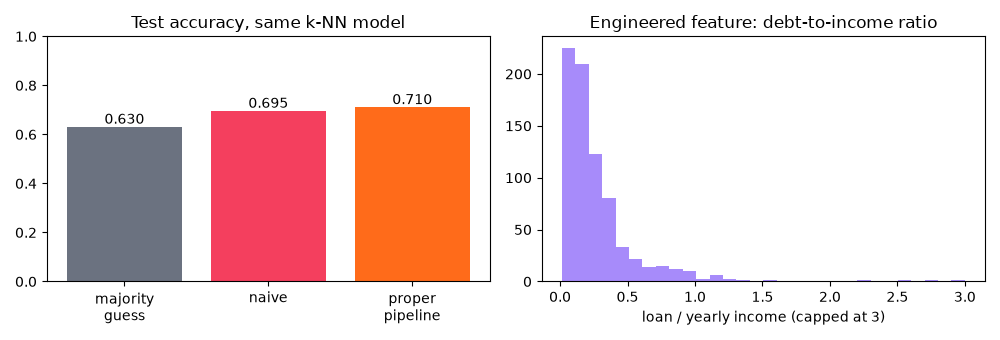

Here is the Python script that generated this plot:
"""
Session 13 · Real-life problem: preparing messy loan applications for a model
-----------------------------------------------------------------------------
PROBLEM
A microfinance team wants to predict whether an applicant will repay.
Their export is messy: income written as text ("85,000"), employment typed
in different ways ("Salaried", "salaried ", "SALARIED"), impossible ages,
missing values and a highly skewed loan amount. Your job:
  1. audit data quality and fix the obvious errors,
  2. engineer useful features (debt-to-income ratio, log of the loan amount),
  3. build ONE preprocessing pipeline (impute, scale, one-hot),
  4. show that proper preprocessing beats a naive approach on the SAME model,
  5. chart the effect.
The dataset is synthetic (seeded) so results are reproducible.
Run:  python session-13_problem_loan_preprocessing.py
"""
import matplotlib
matplotlib.use("Agg")
import matplotlib.pyplot as plt
import numpy as np
import pandas as pd
from sklearn.compose import ColumnTransformer
from sklearn.impute import SimpleImputer
from sklearn.model_selection import train_test_split
from sklearn.neighbors import KNeighborsClassifier
from sklearn.pipeline import Pipeline
from sklearn.preprocessing import OneHotEncoder, StandardScaler

rng = np.random.default_rng(31)
n = 800
age = rng.integers(21, 60, n)
income = rng.lognormal(11.2, 0.45, n)                                      # monthly income, Rs
employment = rng.choice(["Salaried", "Business", "Daily wage"], n, p=[0.5, 0.3, 0.2])
loan = rng.lognormal(12.0, 0.7, n)
dti = loan / (income * 12)
score = 1.6 - 6.0 * dti + 0.04 * (age - 35) + np.where(employment == "Salaried", 1.0, 0) - np.where(employment == "Daily wage", 1.2, 0)
repaid = (rng.random(n) < 1 / (1 + np.exp(-score))).astype(int)
raw = pd.DataFrame({
    "age": age.astype(float),
    "monthly_income": [f"{v:,.0f}" for v in income],                       # numbers stored as text!
    "employment": [e if rng.random() > 0.3 else rng.choice([e.lower() + " ", e.upper()]) for e in employment],
    "loan_amount": loan.round(-2),
    "repaid": repaid,
})
raw.loc[rng.choice(n, 6, replace=False), "age"] = rng.choice([0, 150, 999], 6)   # typos
raw.loc[rng.choice(n, 40, replace=False), "monthly_income"] = np.nan
raw.loc[rng.choice(n, 25, replace=False), "employment"] = np.nan

print("=== 1. data-quality audit ===")
print("dtypes:", raw.dtypes.astype(str).to_dict())
print("missing:", raw.isna().sum().to_dict())
print("employment spellings:", {str(k): v for k, v in raw["employment"].value_counts(dropna=False).items()})
print("impossible ages:", sorted(raw.loc[(raw["age"] < 18) | (raw["age"] > 100), "age"].unique().tolist()))
print(f"loan_amount skewness: {raw['loan_amount'].skew():.2f}")

df = raw.copy()
df["monthly_income"] = pd.to_numeric(df["monthly_income"].str.replace(",", ""), errors="coerce")
df["employment"] = df["employment"].str.strip().str.title()
df.loc[(df["age"] < 18) | (df["age"] > 100), "age"] = np.nan                  # treat typos as missing
df["dti"] = df["loan_amount"] / (df["monthly_income"] * 12)                     # debt-to-income ratio
df["log_loan"] = np.log(df["loan_amount"])
print("\n=== 2. after fixing and engineering ===")
print("employment now:", {str(k): v for k, v in df["employment"].value_counts(dropna=False).items()})
print(df[["age", "monthly_income", "loan_amount", "dti", "log_loan"]].describe().round(2).loc[["mean", "50%", "max"]])

X, y = df.drop(columns="repaid"), df["repaid"]
X_tr, X_te, y_tr, y_te = train_test_split(X, y, test_size=0.25, stratify=y, random_state=0)

# Naive approach: raw numeric columns, missing rows filled with 0, no scaling, no categories
naive_cols = ["age", "monthly_income", "loan_amount"]
naive = KNeighborsClassifier(n_neighbors=15).fit(X_tr[naive_cols].fillna(0), y_tr)
acc_naive = naive.score(X_te[naive_cols].fillna(0), y_te)
from sklearn.model_selection import cross_val_score
cv_naive = cross_val_score(KNeighborsClassifier(n_neighbors=15), X[naive_cols].fillna(0), y, cv=5).mean()

# Proper approach: engineered features + impute + scale + one-hot, all inside a pipeline
num = ["age", "monthly_income", "log_loan", "dti"]
prep = ColumnTransformer([
    ("num", Pipeline([("imp", SimpleImputer(strategy="median")), ("sc", StandardScaler())]), num),
    ("cat", Pipeline([("imp", SimpleImputer(strategy="most_frequent")), ("oh", OneHotEncoder(handle_unknown="ignore"))]), ["employment"]),
])
proper = Pipeline([("prep", prep), ("knn", KNeighborsClassifier(n_neighbors=15))]).fit(X_tr, y_tr)
acc_proper = proper.score(X_te, y_te)
cv_proper = cross_val_score(Pipeline([("prep", prep), ("knn", KNeighborsClassifier(n_neighbors=15))]), X, y, cv=5).mean()
baseline = max(y_te.mean(), 1 - y_te.mean())

print("\n=== 3. same model (k-NN, k = 15), different preprocessing ===")
print(f"always guess the majority class : {baseline:.3f}")
print(f"naive (fill 0, no scaling)      : {acc_naive:.3f}   5-fold CV {cv_naive:.3f}")
print(f"proper pipeline                 : {acc_proper:.3f}   5-fold CV {cv_proper:.3f}")

fig, ax = plt.subplots(1, 2, figsize=(10, 3.4))
bars = ax[0].bar(["majority\nguess", "naive", "proper\npipeline"], [baseline, acc_naive, acc_proper],
                 color=["#6B7280", "#F43F5E", "#FF6B1A"])
ax[0].bar_label(bars, fmt="%.3f"); ax[0].set_ylim(0, 1); ax[0].set_title("Test accuracy, same k-NN model")
ax[1].hist(df["dti"].dropna().clip(upper=3), bins=30, color="#A78BFA")
ax[1].set_title("Engineered feature: debt-to-income ratio"); ax[1].set_xlabel("loan / yearly income (capped at 3)")
fig.tight_layout(); fig.savefig("session-13_problem_loan_preprocessing.png", dpi=100)
print("Saved session-13_problem_loan_preprocessing.png")
